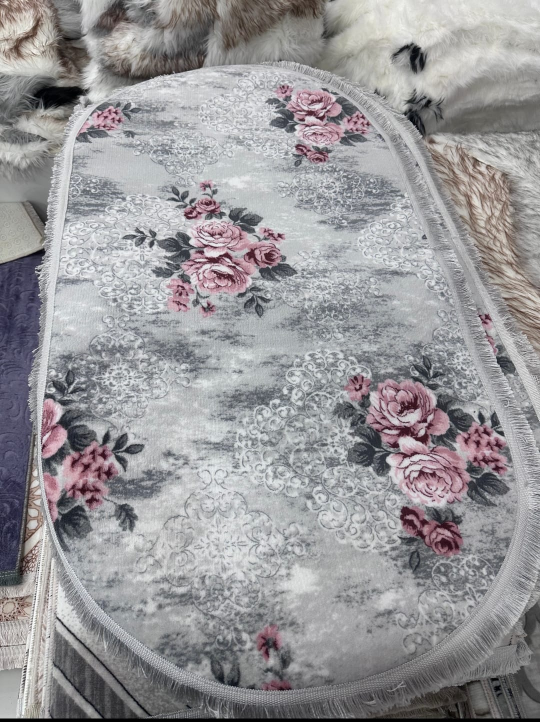
#> input picture ml/input/input.jpeg, 1080 x 1443 px, found by its file name (shown at 1/2 size)
$ python input_normalize.py
#> lines starting #> are read from the running program, lines starting #| are printed output that depends on the picture
"""Input normalization stage for the DRC pipeline."""
from __future__ import annotations

import json
import os
import shutil
from dataclasses import dataclass
from pathlib import Path
from typing import Dict, Optional, Tuple

from PIL import Image, ImageOps


INPUT_DIR = Path("input")
DEBUG_DIR = Path("debug")
DEBUG_IMAGE = DEBUG_DIR / "input_norm.jpg"
DEBUG_METADATA = DEBUG_DIR / "input_metadata.json"
MASK_DIR = Path("mask")
TARGET_LONG_EDGE = 1024
SUPPORTED_FILENAMES = ("input.jpeg", "input.jpg")
RESAMPLING_LANCZOS = getattr(getattr(Image, "Resampling", Image), "LANCZOS")


@dataclass(frozen=True)
class NormalizedInput:
    """Metadata describing the normalized working copy of the input image."""

    input_path: Path
    original_size: Tuple[int, int]
    working_size: Tuple[int, int]
    target_long_edge: int
    debug_image: Path
    source_orientation: Optional[int]
    auto_rotation_deg: int
    manual_rotation_deg: int
    applied_rotation_deg: int

    def to_dict(self) -> Dict[str, object]:
        return {
            "input_path": str(self.input_path),
            "original_size": {
                "width": self.original_size[0],
                "height": self.original_size[1],
            },
            "working_size": {
                "width": self.working_size[0],
                "height": self.working_size[1],
            },
            "target_long_edge": self.target_long_edge,
            "debug_image": str(self.debug_image),
            "source_orientation": self.source_orientation,
            "auto_rotation_deg": self.auto_rotation_deg,
            "manual_rotation_deg": self.manual_rotation_deg,
            "applied_rotation_deg": self.applied_rotation_deg,
        }


def _discover_input_image() -> Path:
    for name in SUPPORTED_FILENAMES:
        path = INPUT_DIR / name
        if path.exists():
            return path
    raise FileNotFoundError(
        f"No input image found. Expected one of: {', '.join(SUPPORTED_FILENAMES)}"
    )


def _scale_dimensions(size: Tuple[int, int], target_long_edge: int) -> Tuple[int, int]:
    width, height = size
    long_edge = max(width, height)
    if long_edge == 0:
        raise ValueError("Invalid image with zero dimension")
    if long_edge == target_long_edge:
        return width, height
    scale = target_long_edge / long_edge
    new_width = max(1, int(round(width * scale)))
    new_height = max(1, int(round(height * scale)))
    return new_width, new_height


def _resolve_force_rotation_deg() -> Optional[int]:
    raw = os.getenv("DRC_FORCE_ROTATION_DEG")
    if raw is None or raw.strip() == "":
        return None
    try:
        value = int(raw)
    except ValueError as exc:
        raise ValueError(
            "Environment variable DRC_FORCE_ROTATION_DEG must be an integer"
        ) from exc
    value %= 360
    if value % 90 != 0:
        raise ValueError(
            "Environment variable DRC_FORCE_ROTATION_DEG must be a multiple of 90"
        )
    return value


def _reset_output_dirs() -> None:
    for path in (DEBUG_DIR, MASK_DIR):
        if path.exists():
            shutil.rmtree(path)
    DEBUG_DIR.mkdir(parents=True, exist_ok=True)
    MASK_DIR.mkdir(parents=True, exist_ok=True)


def normalize_input(force_rotation_deg: Optional[int] = None) -> NormalizedInput:
    _reset_output_dirs()

    if force_rotation_deg is None:
        force_rotation_deg = _resolve_force_rotation_deg()

    image_path = _discover_input_image()
    with Image.open(image_path) as img:
#> img is the input picture: PIL image 1080x1443 RGB; mean R, G, B 152.1, 150.4, 152.9
        exif_data = img.getexif()
        source_orientation = exif_data.get(274)
        img = ImageOps.exif_transpose(img)
        auto_rotation_deg = 0
        auto_rotate_enabled = os.getenv("DRC_DISABLE_AUTO_LANDSCAPE", "0").lower() not in {
            "1",
            "true",
            "yes",
        }
        width, height = img.size
#> width = 1080; height = 1443
        if auto_rotate_enabled and height > width:
            auto_rotation_deg = 90
            img = img.rotate(-auto_rotation_deg, expand=True)
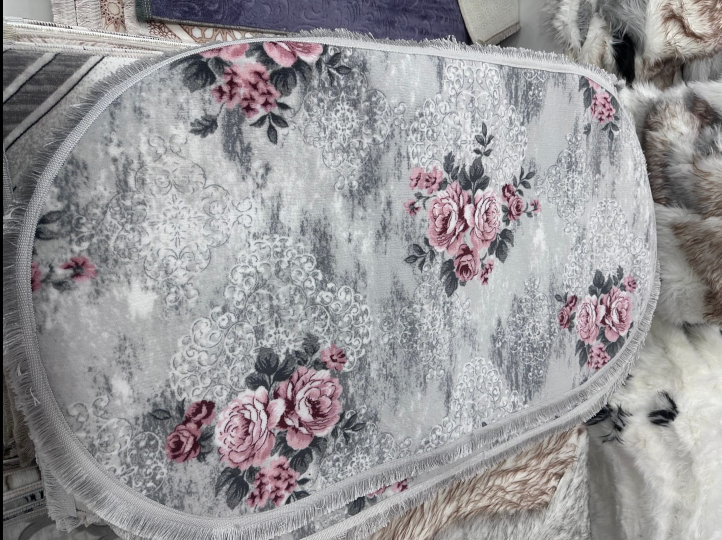
#> img: PIL image 1443x1080 RGB (shown at 1/2 size); mean R, G, B 152.1, 150.4, 152.9
            width, height = img.size
#> width = 1443; height = 1080
        img = img.convert("RGB")
        manual_rotation_deg = 0
        if force_rotation_deg:
            img = img.rotate(-force_rotation_deg, expand=True)
            manual_rotation_deg = force_rotation_deg % 360
            width, height = img.size
        original_size = (width, height)
#> original_size = (1443, 1080)
        applied_rotation_deg = (auto_rotation_deg + manual_rotation_deg) % 360
        resized_size = _scale_dimensions(original_size, TARGET_LONG_EDGE)
#> resized_size = (1024, 766)
        if resized_size != original_size:
            img_resized = img.resize(resized_size, resample=RESAMPLING_LANCZOS)
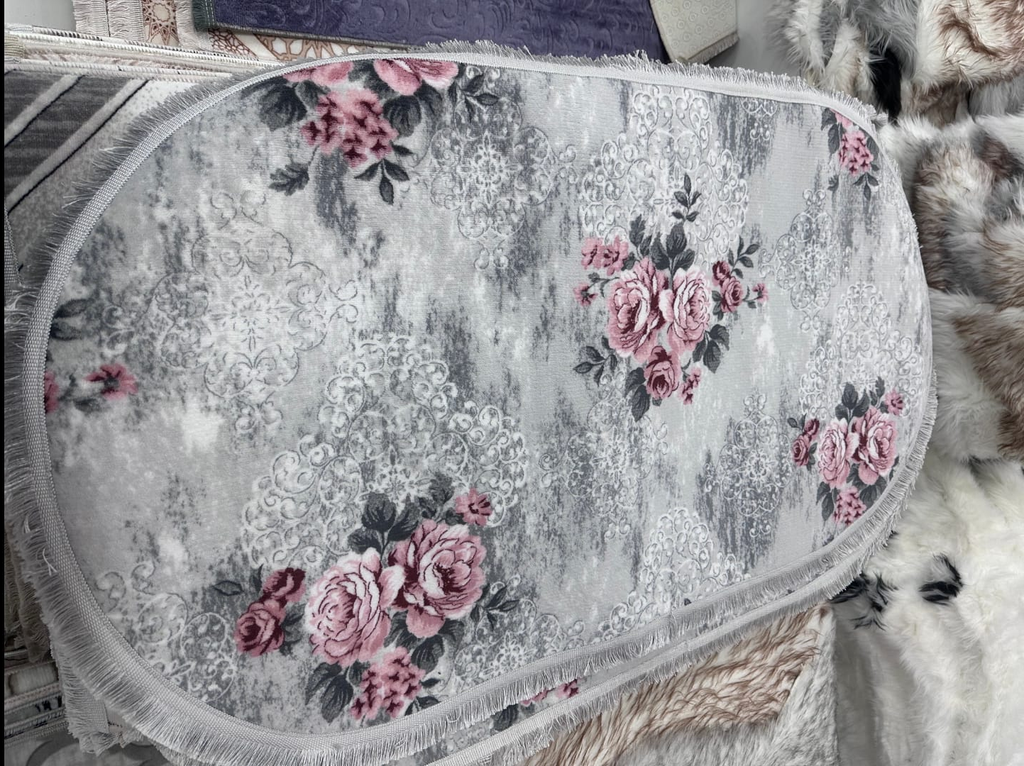
#> img_resized: PIL image 1024x766 RGB; mean R, G, B 152.1, 150.4, 152.9
        else:
            img_resized = img
        img_resized.save(DEBUG_IMAGE, format="JPEG")

    result = NormalizedInput(
        input_path=image_path,
        original_size=original_size,
        working_size=resized_size,
        target_long_edge=TARGET_LONG_EDGE,
        debug_image=DEBUG_IMAGE,
        source_orientation=source_orientation,
        auto_rotation_deg=auto_rotation_deg,
        manual_rotation_deg=manual_rotation_deg,
        applied_rotation_deg=applied_rotation_deg,
    )
    DEBUG_METADATA.write_text(json.dumps(result.to_dict(), indent=2), encoding="utf-8")
    return result


if __name__ == "__main__":
    info = normalize_input()
    print(json.dumps(info.to_dict(), indent=2))
#> (printed output is left out)
